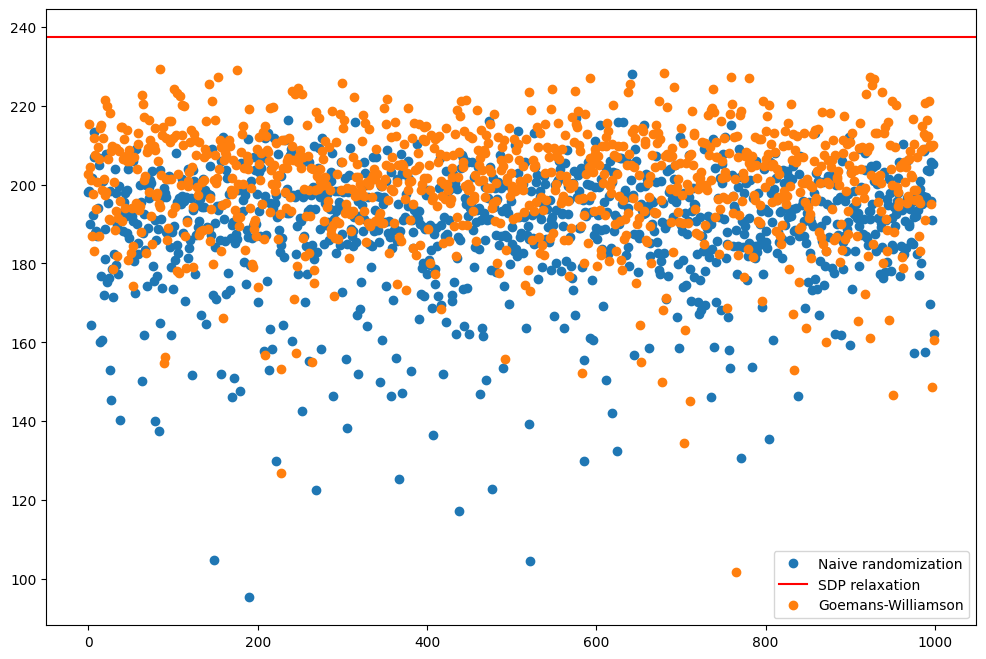

Python code for this plot:
import numpy as np
from scipy.sparse.csgraph import laplacian
import matplotlib.pyplot as plt
import cvxpy as cp
import glpk


def naive_randomization(n, N):
    return


def main():
    N = 1000
    n = 20
    np.random.seed(0)
    a = np.random.rand(n, n)
    g = np.tril(a) + np.tril(a, -1).T
    L = laplacian(g)

    plt.figure(figsize=(12, 8))

    # Naive randomization
    naive_rand = np.random.choice([-1., 1.], (n, N))
    naive_rand_objective = np.diag(naive_rand.T @ L @ naive_rand)
    plt.plot(naive_rand_objective, 'o', label="Naive randomization")

    # SDP relaxation
    X = cp.Variable((n, n), symmetric=True)
    constraints = [X >> 0]
    constraints += [
        X[i, i] == 1 for i in range(n)
    ]
    # I = np.eye(n)
    # constraints += [
    #     X*I == I
    # ]
    prob = cp.Problem(cp.Maximize(cp.trace(L @ X)),
                      constraints)
    prob.solve(solver=cp.CVXOPT)
    plt.axhline(y=prob.value, color='r', linestyle='-', label="SDP relaxation")

    # Goemans-Williamson
    vals = []
    V = np.linalg.cholesky(X.value)
    x = np.zeros(n)
    for i in range(N):
        xi = np.random.randn(n)
        xi /= np.linalg.norm(xi)
        for j in range(len(x)):
            x[j] = 1. if V[:, j] @ xi > 0 else -1.
        vals.append((x.T @ L @ x).item())
    plt.plot(vals, 'o', label="Goemans-Williamson")

    plt.legend()
    plt.savefig("max_cut.png", bbox_inches='tight')


if __name__ == "__main__":
    main()
